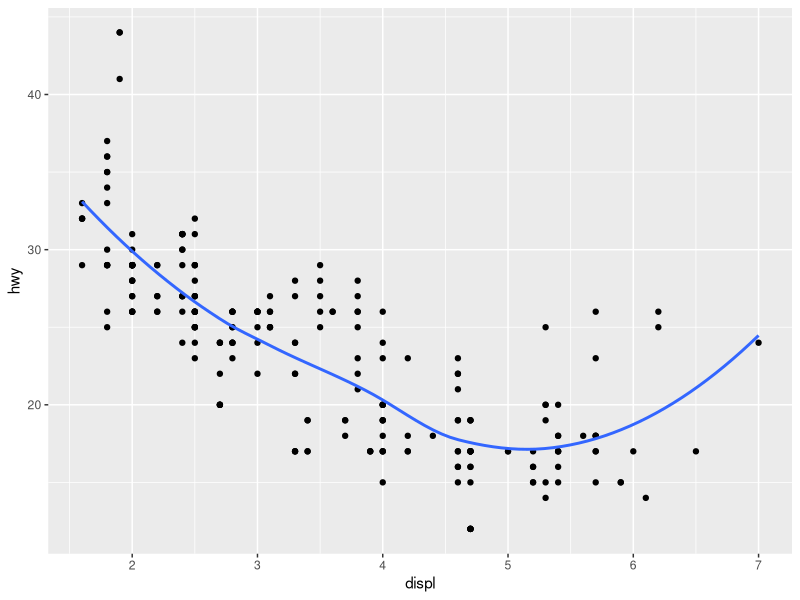
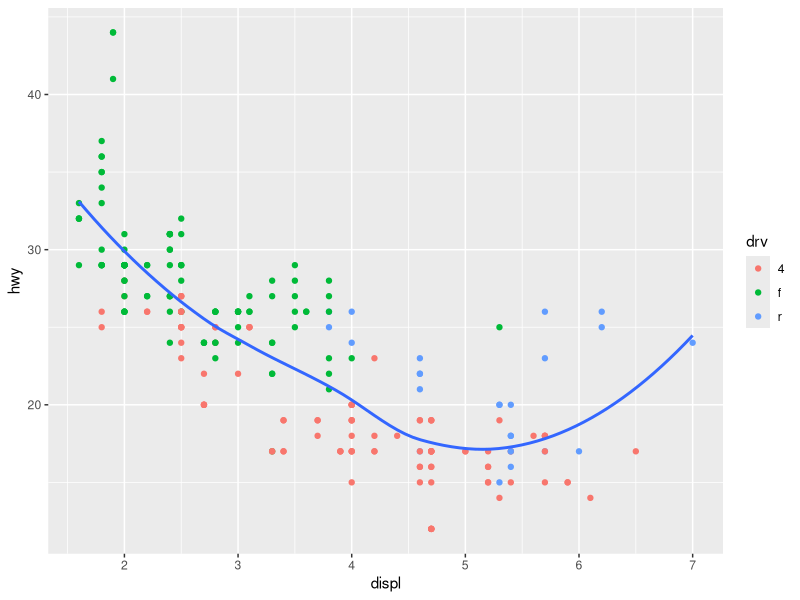
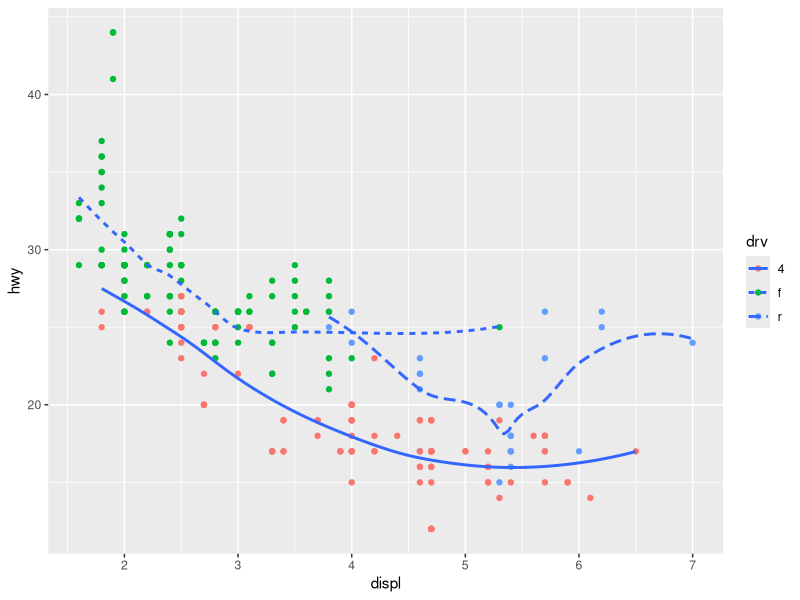
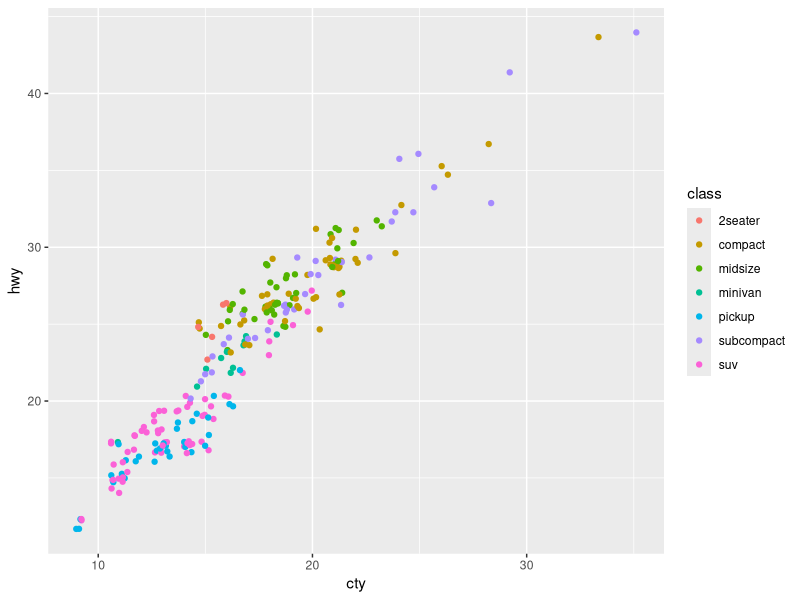
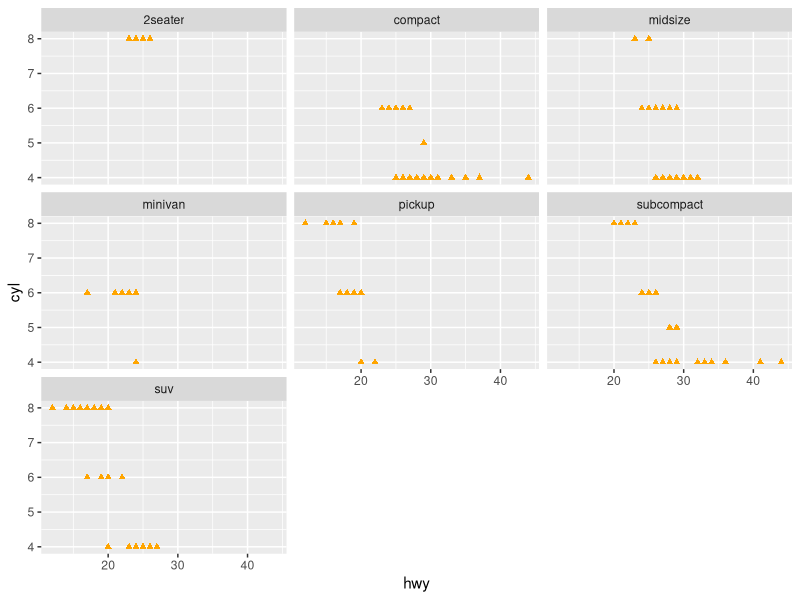

Generate these figures, in order, with R:
## ---- chunk 1
knitr::opts_chunk$set(echo = TRUE)
library(tidyverse)
## ---- chunk 2
# name plot of displ to hwy to reuse in q2 and q3, hence name q123
q123 <- ggplot(data = mpg, mapping = aes(x = displ, y = hwy))
# adding plot points and smoothed mean line without confidence interval (se)
q123 + geom_point() + geom_smooth(se = FALSE)
## ---- chunk 3
# same plot from q1 but with color mapped to drv
q123 + geom_point(mapping = aes(color = drv)) +
    geom_smooth(se = FALSE)
## ---- chunk 4
# same plot as q2 but with linetypes for drv
q123 + geom_point(mapping = aes(color = drv)) +
    geom_smooth(mapping = aes(linetype = drv), se = FALSE)
## ---- chunk 5
# plot cty to hwy mileage points and color on class and jitter them 
ggplot(data = mpg, mapping = aes(x = cty, y = hwy)) +
    geom_point(mapping = aes(color = class), position = "jitter")
## ---- chunk 6
# plot hwy to cyl points as orange triangles and facet on class into 3 rows
ggplot(data = mpg, mapping = aes(x = hwy, y = cyl)) +
    geom_point(shape = 17, color = "orange") +
    facet_wrap(~class, nrow=3)
